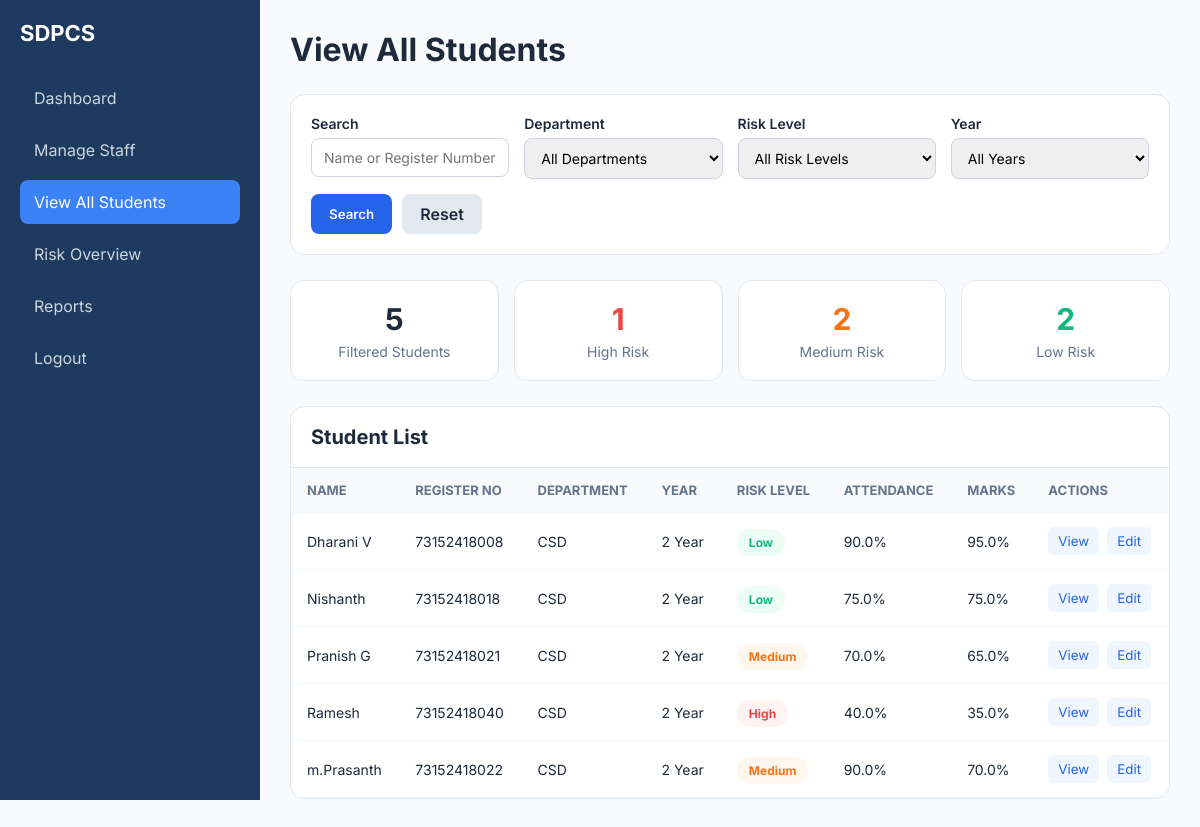
/view-all-students (signed in), run on the app's committed database.
### tables this page shows
CREATE TABLE students (
            id INTEGER PRIMARY KEY AUTOINCREMENT,
            register_number TEXT UNIQUE NOT NULL,
            password TEXT NOT NULL,
            name TEXT NOT NULL,
            email TEXT UNIQUE NOT NULL,
            phone TEXT,
            department TEXT NOT NULL,
            year INTEGER NOT NULL,
            attendance REAL DEFAULT 0,
            average_marks REAL DEFAULT 0,
            risk_level TEXT DEFAULT 'Low',
            status TEXT DEFAULT 'Active',
            counsellor_id INTEGER,
            created_at TIMESTAMP DEFAULT CURRENT_TIMESTAMP,
            FOREIGN KEY (counsellor_id) REFERENCES staff(id)
        );

### app.py (the view)
@app.route('/view-all-students')
@login_required
def view_all_students():
    if session.get('user_role') not in ['admin', 'staff']:
        return redirect(url_for('index'))
    conn = get_db_connection()
    department = request.args.get('department')
    risk_level = request.args.get('risk_level')
    year = request.args.get('year')
    search = request.args.get('search')
    query = 'SELECT * FROM students WHERE 1=1'
    params = []
    if department:
        query += ' AND department = ?'
        params.append(department)
    if risk_level:
        query += ' AND risk_level = ?'
        params.append(risk_level)
    if year:
        query += ' AND year = ?'
        params.append(year)
    if search:
        query += ' AND (name LIKE ? OR register_number LIKE ?)'
        params.extend([f'%{search}%', f'%{search}%'])
    query += ' ORDER BY name'
    students = conn.execute(query, params).fetchall()
    close_db_connection(conn)
    return render_template('view-all-students.html', students=students)

### app.py (called while the page is built)
def get_db_connection():
    conn = sqlite3.connect(DATABASE)
    conn.row_factory = sqlite3.Row
    conn.execute('PRAGMA foreign_keys = ON')
    return conn

def close_db_connection(conn):
    if conn:
        conn.close()

def login_required(f):
    @wraps(f)
    def decorated_function(*args, **kwargs):
        if 'user_id' not in session:
            return redirect(url_for('index'))
        return f(*args, **kwargs)
    return decorated_function

### templates/view-all-students.html (shortened to what this page needs)
<!DOCTYPE html>
<html lang="en">
<head>
</head>
<body>
    <div class="layout">
        <div class="sidebar">
            <h2>SDPCS</h2>
            <a href="/admin-dashboard">Dashboard</a>
            <a href="/manage-staff">Manage Staff</a>
            <a href="/view-all-students" class="active">View All Students</a>
            <a href="/high-risk-students">Risk Overview</a>
            <a href="/reports-analytics">Reports</a>
            <a href="/logout">Logout</a>
        </div>
        <div class="main">
            <div class="header">
                <h1>View All Students</h1>
            </div>
            <div class="filter-box">
                <form method="GET" action="/view-all-students">
                    <div class="filter-grid">
                        <div class="filter-group">
                            <label>Search</label>
                            <input type="text" name="search" placeholder="Name or Register Number" value="{{ request.args.get('search', '') }}">
                        </div>
                        <div class="filter-group">
                            <label>Department</label>
                            <select name="department">
                                <option value="">All Departments</option>
                            </select>
                        </div>
                        <div class="filter-group">
                            <label>Risk Level</label>
                            <select name="risk_level">
                                <option value="">All Risk Levels</option>
                            </select>
                        </div>
                        <div class="filter-group">
                            <label>Year</label>
                            <select name="year">
                                <option value="">All Years</option>
                            </select>
                        </div>
                    </div>
                    <div class="btn-row">
                        <button type="submit" class="btn btn-primary">Search</button>
                        <a href="/view-all-students" class="btn btn-secondary">Reset</a>
                    </div>
                </form>
            </div>
            <div class="stats">
                <div class="stat-card">
                    <div class="stat-number">{{ students|length }}</div>
                    <div class="stat-label">Filtered Students</div>
                </div>
                <div class="stat-card">
                    <div class="stat-number high">{{ students|selectattr('risk_level', 'equalto', 'High')|list|length }}</div>
                    <div class="stat-label">High Risk</div>
                </div>
                <div class="stat-card">
                    <div class="stat-number medium">{{ students|selectattr('risk_level', 'equalto', 'Medium')|list|length }}</div>
                    <div class="stat-label">Medium Risk</div>
                </div>
                <div class="stat-card">
                    <div class="stat-number low">{{ students|selectattr('risk_level', 'equalto', 'Low')|list|length }}</div>
                    <div class="stat-label">Low Risk</div>
                </div>
            </div>
            <div class="table-box">
                <div class="table-header">Student List</div>
                <table>
                    <thead>
                        <tr>
                            <th>Name</th>
                            <th>Register No</th>
                            <th>Department</th>
                            <th>Year</th>
                            <th>Risk Level</th>
                            <th>Attendance</th>
                            <th>Marks</th>
                            <th>Actions</th>
                        </tr>
                    </thead>
                    <tbody>
                        {% if students %}
                            {% for student in students %}
                            <tr>
                                <td>{{ student['name'] }}</td>
                                <td>{{ student['register_number'] }}</td>
                                <td>{{ student['department'] }}</td>
                                <td>{{ student['year'] }} Year</td>
                                <td>
                                    <span class="badge {{ student['risk_level']|lower }}">
                                        {{ student['risk_level'] }}
                                    </span>
                                </td>
                                <td>{{ student['attendance'] }}%</td>
                                <td>{{ student['average_marks'] }}%</td>
                                <td>
                                    <div class="actions">
                                        <button class="action-btn">View</button>
                                        <button class="action-btn">Edit</button>
                                    </div>
                                </td>
                            </tr>
                            {% endfor %}
                        {% else %}
                            <tr>
                                <td colspan="8" class="empty">No students found</td>
                            </tr>
                        {% endif %}
                    </tbody>
                </table>
            </div>
        </div>
    </div>
</body>
</html>

### templates/view-all-students.html (style rules this page uses)
* { margin: 0; padding: 0; box-sizing: border-box; font-family: 'Inter', sans-serif; }
body { background: #f8fafc; color: #1e293b; }
.layout { display: flex; min-height: 100vh; }
.sidebar { width: 260px; background: #1e3a5f; color: white; padding: 20px; position: fixed; top: 0; left: 0; height: 100vh; }
.sidebar h2 { font-size: 22px; margin-bottom: 30px; }
.sidebar a { display: block; color: #cbd5e1; text-decoration: none; padding: 12px 14px; margin-bottom: 8px; border-radius: 8px; transition: 0.2s; }
.sidebar a:hover, .sidebar a.active { background: #3b82f6; color: white; }
.main { margin-left: 260px; width: calc(100% - 260px); padding: 30px; }
.header { margin-bottom: 25px; }
.header h1 { font-size: 32px; font-weight: 700; }
.filter-box { background: white; padding: 20px; border-radius: 14px; border: 1px solid #e2e8f0; margin-bottom: 25px; }
.filter-grid { display: grid; grid-template-columns: repeat(4, 1fr); gap: 15px; margin-bottom: 15px; }
.filter-group label { display: block; font-size: 14px; font-weight: 600; margin-bottom: 6px; }
.filter-group input, .filter-group select { width: 100%; padding: 10px 12px; border: 1px solid #cbd5e1; border-radius: 8px; font-size: 14px; }
.btn-row { display: flex; gap: 10px; }
.btn { padding: 10px 18px; border: none; border-radius: 8px; cursor: pointer; font-weight: 600; text-decoration: none; display: inline-block; }
.btn-primary { background: #2563eb; color: white; }
.btn-secondary { background: #e2e8f0; color: #1e293b; }
.stats { display: grid; grid-template-columns: repeat(4, 1fr); gap: 15px; margin-bottom: 25px; }
.stat-card { background: white; border: 1px solid #e2e8f0; border-radius: 14px; padding: 20px; text-align: center; }
.stat-number { font-size: 30px; font-weight: 700; margin-bottom: 6px; }
.stat-label { font-size: 14px; color: #64748b; }
.high { color: #ef4444; }
.medium { color: #f97316; }
.low { color: #10b981; }
.table-box { background: white; border: 1px solid #e2e8f0; border-radius: 14px; overflow: hidden; }
.table-header { padding: 18px 20px; border-bottom: 1px solid #e2e8f0; font-size: 20px; font-weight: 700; }
table { width: 100%; border-collapse: collapse; }
th, td { padding: 14px 16px; border-bottom: 1px solid #f1f5f9; text-align: left; font-size: 14px; }
th { background: #f8fafc; color: #64748b; font-size: 13px; text-transform: uppercase; }
.badge { padding: 6px 12px; border-radius: 999px; font-size: 12px; font-weight: 700; }
.badge.high { background: #fef2f2; color: #ef4444; }
.badge.medium { background: #fff7ed; color: #f97316; }
.badge.low { background: #ecfdf5; color: #10b981; }
.actions { display: flex; gap: 8px; }
.action-btn { background: #eff6ff; color: #2563eb; border: none; padding: 6px 10px; border-radius: 6px; cursor: pointer; }

### data on the page
students: name "Dharani V", register_number "73152418008", department "CSD", year "2", risk_level "Low", attendance "90.0", average_marks "95.0"
students: name "Nishanth", register_number "73152418018", department "CSD", year "2", risk_level "Low", attendance "75.0", average_marks "75.0"
students: name "Pranish G", register_number "73152418021", department "CSD", year "2", risk_level "Medium", attendance "70.0", average_marks "65.0"
students: name "Ramesh", register_number "73152418040", department "CSD", year "2", risk_level "High", attendance "40.0", average_marks "35.0"
students: name "m.Prasanth", register_number "73152418022", department "CSD", year "2", risk_level "Medium", attendance "90.0", average_marks "70.0"

### other printed values
{{ students|length }} "5"
{{ students|selectattr('risk_level', 'equalto', 'High')|list|length }} "1"
{{ students|selectattr('risk_level', 'equalto', 'Medium')|list|length }} "2"
{{ students|selectattr('risk_level', 'equalto', 'Low')|list|length }} "2"
